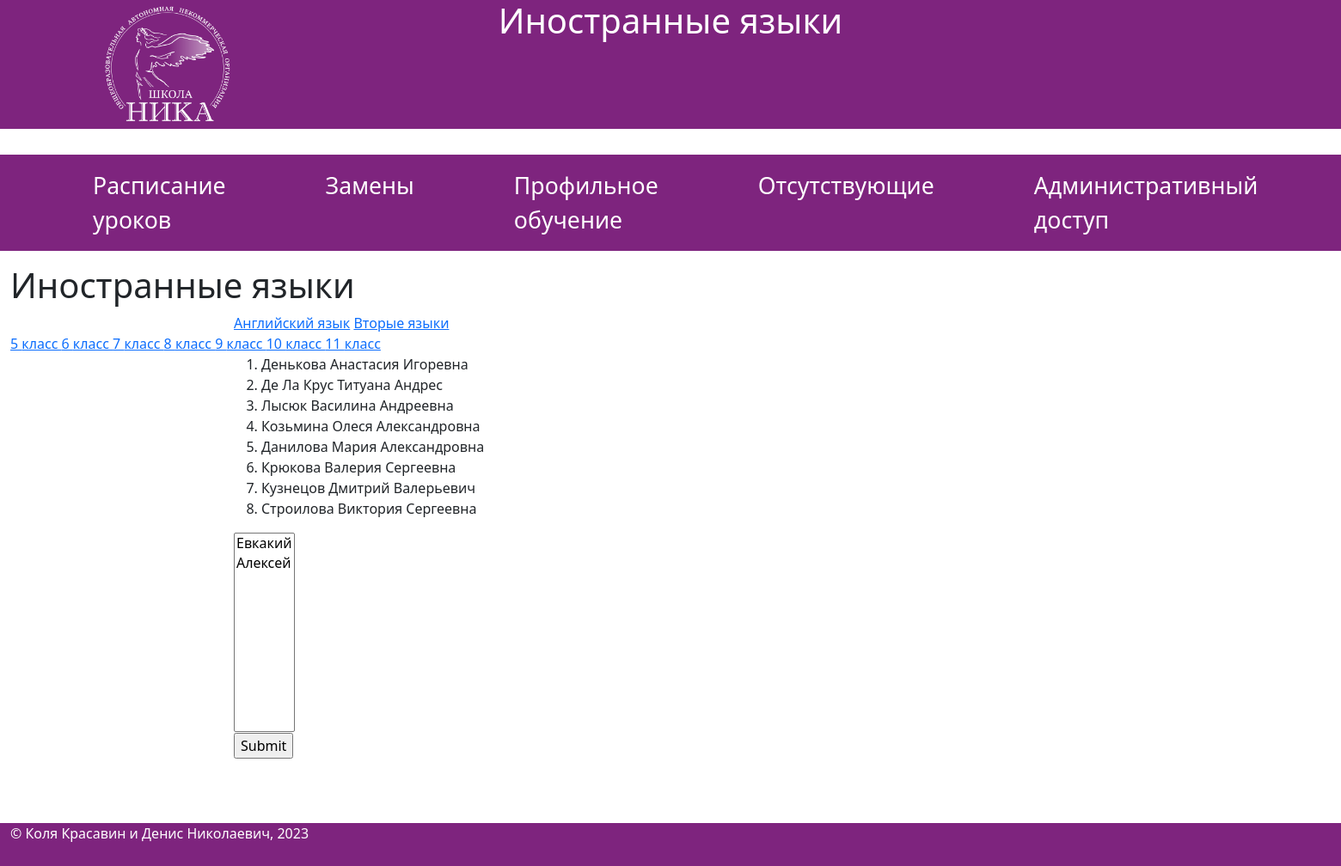
The page /languages/secondlang/5 on the database its author committed.
### app/models.py (models this page shows)
class SecondLangTeachers(db.Model):
    teacher_id = db.Column(db.Integer, primary_key=True)
    teacher_name = db.Column(db.String(30), index=True, unique=True)
    def __repr__(self):
        return f'{self.teacher_name}'

### app/routes.py (the view)
@app.route('/languages/<type>/<grade>')
def languages(type, grade):
    title = 'Иностранные языки'
    if type == 'english':
        teachers = EnglishTeachers.query.all()
    elif type == 'secondlang':
        teachers = SecondLangTeachers.query.all()
    pupils = Pupils.query.filter_by(grade=grade).add_columns(Pupils.pupil_name, Pupils.grade, Pupils.eng_group).all()
    return render_template('languages.html', title=title, teachers=teachers, pupils=pupils, type=type)

### app/templates/languages.html (shortened to what this page needs)
{% extends  "base.html" %}
{% block content %}
<h1>{{ title }}</h1>
<div class="row">
    <div class="col-2"></div>
    <div class="col-8">
        <a href="{{ url_for('languages', type='english', grade=5) }}">Английский язык</a>
        <a href="{{ url_for('languages', type='secondlang', grade=5) }}">Вторые языки</a>
    </div>
    <div class="col-8">
        {% for i in range(5,12) %}
        <a href="{{ url_for('languages', type=type, grade=i) }}">{{i}} класс </a>
        {% endfor %}
    </div>
    <div class="col-2"></div>
</div>
<div class="row l1">
    <div class="col-2"></div>
    <div class="col-8">
        <form name="languages">
            <ol>
                {% for teacher in teachers %}
                <li>{{ teacher }}</li>
                {% endfor %}
            </ol>
            <select name="pupils" size="{% if pupils|length < 10 %} {{ 10 }} {% else %} {{ pupils|length }} {% endif %}" width="">
                {% for pupil in pupils %}
                <option value="{{ pupil.pupil_id }}">{{ pupil.pupil_name }}</option>
                {% endfor %}
            </select>
            <p><input type="submit" text="Сохранить"></p>
        </form>
    </div>
    <div class="col-2"></div>
</div>
{% endblock %}

### app/static/style.css (style rules this page uses)
body { margin: 0; padding: 0; font-family:'Segoe UI', Tahoma, Geneva, Verdana, sans-serif; }

### rows shown on the page
SecondLangTeachers: teacher_name "Денькова Анастасия Игоревна"
SecondLangTeachers: teacher_name "Де Ла Крус Титуана Андрес"
SecondLangTeachers: teacher_name "Лысюк Василина Андреевна"
SecondLangTeachers: teacher_name "Козьмина Олеся Александровна"
SecondLangTeachers: teacher_name "Данилова Мария Александровна"
SecondLangTeachers: teacher_name "Крюкова Валерия Сергеевна"
SecondLangTeachers: teacher_name "Кузнецов Дмитрий Валерьевич"
SecondLangTeachers: teacher_name "Строилова Виктория Сергеевна"

### other values the page prints
{{ title }} "Иностранные языки"
{{ i }} "5" "6" "7" "8" "9" "10" "11"
